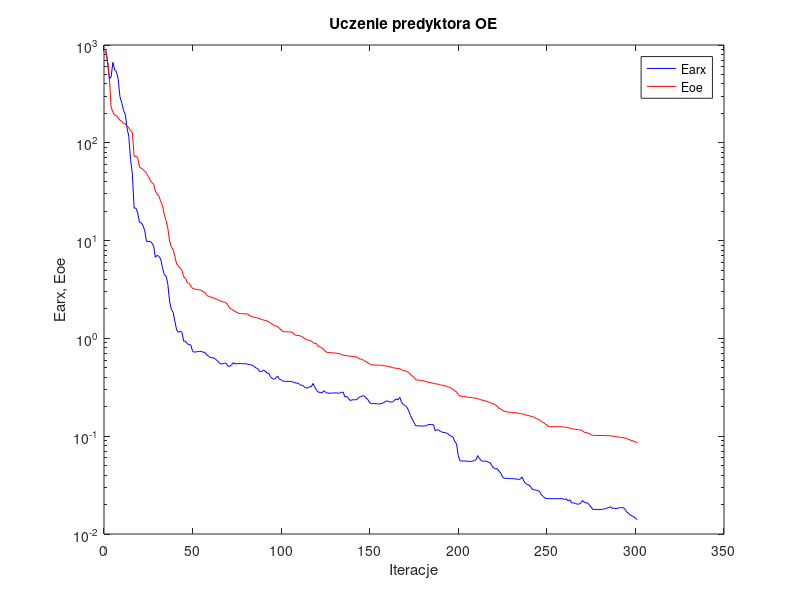
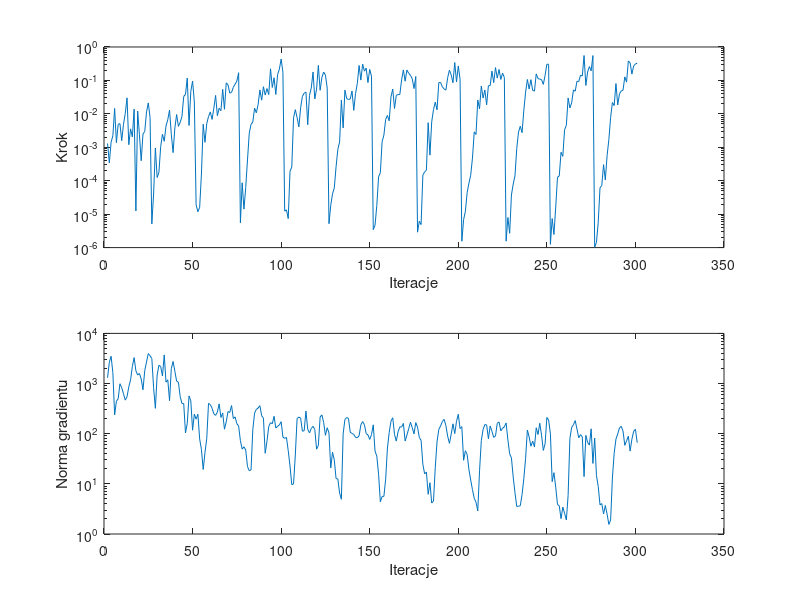

Source code (MATLAB) for these figures, in order:
%uczenie predyktora oe
clear all;
n=0; farx(n+1)=8.758389e+002; foe(n+1)=8.807938e+002; wspucz(n+1)=0.000000e+000; ng(n+1)=0.000000e+000;
%odnowa zmiennej metryki
n=1; farx(n+1)=6.721209e+002; foe(n+1)=6.945065e+002; krok(n+1)=1.300439e-003; ng(n+1)=1.304421e+003;
n=2; farx(n+1)=4.494498e+002; foe(n+1)=4.778356e+002; krok(n+1)=3.428360e-004; ng(n+1)=2.655628e+003;
n=3; farx(n+1)=4.706287e+002; foe(n+1)=2.317148e+002; krok(n+1)=1.423724e-003; ng(n+1)=3.500346e+003;
n=4; farx(n+1)=6.643532e+002; foe(n+1)=2.058330e+002; krok(n+1)=2.201622e-003; ng(n+1)=1.648323e+003;
n=5; farx(n+1)=5.554486e+002; foe(n+1)=1.918344e+002; krok(n+1)=1.450364e-002; ng(n+1)=2.371018e+002;
n=6; farx(n+1)=5.364265e+002; foe(n+1)=1.894727e+002; krok(n+1)=1.371344e-003; ng(n+1)=4.446062e+002;
n=7; farx(n+1)=4.476704e+002; foe(n+1)=1.819919e+002; krok(n+1)=4.889122e-003; ng(n+1)=4.983734e+002;
n=8; farx(n+1)=2.963967e+002; foe(n+1)=1.691740e+002; krok(n+1)=5.107684e-003; ng(n+1)=9.908904e+002;
n=9; farx(n+1)=2.568842e+002; foe(n+1)=1.663501e+002; krok(n+1)=1.581052e-003; ng(n+1)=8.233479e+002;
n=10; farx(n+1)=2.159790e+002; foe(n+1)=1.580258e+002; krok(n+1)=4.904166e-003; ng(n+1)=6.269293e+002;
n=11; farx(n+1)=1.959312e+002; foe(n+1)=1.563416e+002; krok(n+1)=1.027811e-002; ng(n+1)=4.671212e+002;
n=12; farx(n+1)=1.420659e+002; foe(n+1)=1.475795e+002; krok(n+1)=3.010907e-002; ng(n+1)=5.466630e+002;
n=13; farx(n+1)=1.158475e+002; foe(n+1)=1.429743e+002; krok(n+1)=1.191677e-003; ng(n+1)=8.604697e+002;
n=14; farx(n+1)=6.761900e+001; foe(n+1)=1.327655e+002; krok(n+1)=3.559503e-003; ng(n+1)=1.185518e+003;
n=15; farx(n+1)=4.816681e+001; foe(n+1)=1.277108e+002; krok(n+1)=2.048333e-003; ng(n+1)=2.182831e+003;
n=16; farx(n+1)=2.151376e+001; foe(n+1)=7.275560e+001; krok(n+1)=1.382426e-002; ng(n+1)=3.294445e+003;
n=17; farx(n+1)=2.149992e+001; foe(n+1)=7.267341e+001; krok(n+1)=1.246120e-005; ng(n+1)=1.795170e+003;
n=18; farx(n+1)=1.920437e+001; foe(n+1)=7.034376e+001; krok(n+1)=1.210026e-002; ng(n+1)=1.479643e+003;
n=19; farx(n+1)=1.542627e+001; foe(n+1)=5.636938e+001; krok(n+1)=2.363686e-003; ng(n+1)=1.584054e+003;
n=20; farx(n+1)=1.514971e+001; foe(n+1)=5.512602e+001; krok(n+1)=3.968650e-004; ng(n+1)=1.235186e+003;
n=21; farx(n+1)=1.435347e+001; foe(n+1)=5.352639e+001; krok(n+1)=2.487486e-003; ng(n+1)=7.518870e+002;
n=22; farx(n+1)=1.258800e+001; foe(n+1)=5.095522e+001; krok(n+1)=2.973498e-003; ng(n+1)=1.815615e+003;
n=23; farx(n+1)=9.839076e+000; foe(n+1)=4.879595e+001; krok(n+1)=1.139839e-002; ng(n+1)=2.698282e+003;
n=24; farx(n+1)=9.776941e+000; foe(n+1)=4.508327e+001; krok(n+1)=2.128042e-002; ng(n+1)=3.958855e+003;
n=25; farx(n+1)=9.813067e+000; foe(n+1)=4.167862e+001; krok(n+1)=7.737158e-003; ng(n+1)=3.588906e+003;
%odnowa zmiennej metryki
n=26; farx(n+1)=9.463517e+000; foe(n+1)=3.918980e+001; krok(n+1)=5.092312e-006; ng(n+1)=3.154804e+003;
n=27; farx(n+1)=8.821834e+000; foe(n+1)=3.792112e+001; krok(n+1)=3.999817e-005; ng(n+1)=8.265689e+002;
n=28; farx(n+1)=6.741773e+000; foe(n+1)=3.217542e+001; krok(n+1)=9.481985e-004; ng(n+1)=3.207311e+002;
n=29; farx(n+1)=7.073799e+000; foe(n+1)=2.987406e+001; krok(n+1)=1.248592e-004; ng(n+1)=1.479499e+003;
n=30; farx(n+1)=6.885937e+000; foe(n+1)=2.854732e+001; krok(n+1)=1.779656e-004; ng(n+1)=2.312695e+003;
n=31; farx(n+1)=6.492709e+000; foe(n+1)=2.512677e+001; krok(n+1)=1.053016e-003; ng(n+1)=2.178397e+003;
n=32; farx(n+1)=5.281181e+000; foe(n+1)=2.285531e+001; krok(n+1)=2.444561e-003; ng(n+1)=1.414219e+003;
n=33; farx(n+1)=4.484126e+000; foe(n+1)=1.847704e+001; krok(n+1)=1.511553e-003; ng(n+1)=3.723821e+003;
n=34; farx(n+1)=4.351954e+000; foe(n+1)=1.606496e+001; krok(n+1)=4.334641e-003; ng(n+1)=1.065903e+003;
n=35; farx(n+1)=3.617047e+000; foe(n+1)=1.351882e+001; krok(n+1)=6.718810e-003; ng(n+1)=1.188731e+003;
n=36; farx(n+1)=2.410497e+000; foe(n+1)=9.928543e+000; krok(n+1)=1.301252e-002; ng(n+1)=4.550461e+002;
n=37; farx(n+1)=1.985049e+000; foe(n+1)=8.651453e+000; krok(n+1)=2.433134e-003; ng(n+1)=1.989881e+003;
n=38; farx(n+1)=1.850560e+000; foe(n+1)=8.130304e+000; krok(n+1)=6.935224e-004; ng(n+1)=2.761480e+003;
n=39; farx(n+1)=1.500105e+000; foe(n+1)=6.904003e+000; krok(n+1)=3.801047e-003; ng(n+1)=1.757757e+003;
n=40; farx(n+1)=1.218534e+000; foe(n+1)=5.765737e+000; krok(n+1)=9.555317e-003; ng(n+1)=1.114215e+003;
n=41; farx(n+1)=1.155516e+000; foe(n+1)=5.476795e+000; krok(n+1)=4.235590e-003; ng(n+1)=1.064865e+003;
n=42; farx(n+1)=1.184479e+000; foe(n+1)=5.215023e+000; krok(n+1)=5.557598e-003; ng(n+1)=5.527531e+002;
n=43; farx(n+1)=1.152323e+000; foe(n+1)=4.959195e+000; krok(n+1)=8.307419e-003; ng(n+1)=3.995543e+002;
n=44; farx(n+1)=9.350940e-001; foe(n+1)=4.261096e+000; krok(n+1)=3.320390e-002; ng(n+1)=3.986191e+002;
n=45; farx(n+1)=9.407837e-001; foe(n+1)=4.116025e+000; krok(n+1)=3.822127e-002; ng(n+1)=1.038029e+002;
n=46; farx(n+1)=8.812816e-001; foe(n+1)=3.718772e+000; krok(n+1)=1.178633e-001; ng(n+1)=1.606590e+002;
n=47; farx(n+1)=8.664335e-001; foe(n+1)=3.651291e+000; krok(n+1)=4.494346e-003; ng(n+1)=5.668284e+002;
n=48; farx(n+1)=8.555935e-001; foe(n+1)=3.451589e+000; krok(n+1)=4.686838e-002; ng(n+1)=4.521842e+002;
n=49; farx(n+1)=7.374712e-001; foe(n+1)=3.235301e+000; krok(n+1)=9.570725e-002; ng(n+1)=1.174448e+002;
n=50; farx(n+1)=7.225920e-001; foe(n+1)=3.208617e+000; krok(n+1)=2.258989e-002; ng(n+1)=2.454930e+002;
%odnowa zmiennej metryki
n=51; farx(n+1)=7.287242e-001; foe(n+1)=3.176666e+000; krok(n+1)=1.900886e-005; ng(n+1)=1.950664e+002;
n=52; farx(n+1)=7.329593e-001; foe(n+1)=3.142846e+000; krok(n+1)=1.181238e-005; ng(n+1)=2.439651e+002;
n=53; farx(n+1)=7.347466e-001; foe(n+1)=3.136753e+000; krok(n+1)=1.608814e-005; ng(n+1)=7.847282e+001;
n=54; farx(n+1)=7.364434e-001; foe(n+1)=3.113928e+000; krok(n+1)=1.596151e-004; ng(n+1)=4.822800e+001;
n=55; farx(n+1)=7.216263e-001; foe(n+1)=2.986865e+000; krok(n+1)=4.884963e-003; ng(n+1)=1.936920e+001;
n=56; farx(n+1)=7.185135e-001; foe(n+1)=2.962064e+000; krok(n+1)=1.409080e-003; ng(n+1)=4.213503e+001;
n=57; farx(n+1)=6.790857e-001; foe(n+1)=2.756870e+000; krok(n+1)=5.097234e-003; ng(n+1)=8.029461e+001;
n=58; farx(n+1)=6.585669e-001; foe(n+1)=2.689528e+000; krok(n+1)=8.300976e-003; ng(n+1)=4.035168e+002;
n=59; farx(n+1)=6.389756e-001; foe(n+1)=2.657519e+000; krok(n+1)=1.142218e-002; ng(n+1)=3.805801e+002;
n=60; farx(n+1)=6.334688e-001; foe(n+1)=2.616682e+000; krok(n+1)=6.817777e-003; ng(n+1)=3.219481e+002;
n=61; farx(n+1)=6.319805e-001; foe(n+1)=2.584221e+000; krok(n+1)=1.473291e-002; ng(n+1)=2.490650e+002;
n=62; farx(n+1)=6.107696e-001; foe(n+1)=2.539729e+000; krok(n+1)=3.556534e-002; ng(n+1)=2.320712e+002;
n=63; farx(n+1)=5.921356e-001; foe(n+1)=2.498701e+000; krok(n+1)=8.839546e-003; ng(n+1)=2.694206e+002;
n=64; farx(n+1)=5.646059e-001; foe(n+1)=2.442922e+000; krok(n+1)=1.473291e-002; ng(n+1)=3.934100e+002;
n=65; farx(n+1)=5.463730e-001; foe(n+1)=2.397681e+000; krok(n+1)=1.238474e-002; ng(n+1)=2.109505e+002;
n=66; farx(n+1)=5.498566e-001; foe(n+1)=2.367302e+000; krok(n+1)=5.397089e-002; ng(n+1)=2.588673e+002;
n=67; farx(n+1)=5.564071e-001; foe(n+1)=2.353003e+000; krok(n+1)=1.370811e-002; ng(n+1)=1.229778e+002;
n=68; farx(n+1)=5.574698e-001; foe(n+1)=2.300043e+000; krok(n+1)=8.430727e-002; ng(n+1)=1.725421e+002;
n=69; farx(n+1)=5.189095e-001; foe(n+1)=2.178061e+000; krok(n+1)=7.384818e-002; ng(n+1)=2.769774e+002;
n=70; farx(n+1)=5.183691e-001; foe(n+1)=2.041615e+000; krok(n+1)=4.166678e-002; ng(n+1)=2.650799e+002;
n=71; farx(n+1)=5.375951e-001; foe(n+1)=1.982588e+000; krok(n+1)=4.382471e-002; ng(n+1)=3.634234e+002;
n=72; farx(n+1)=5.643319e-001; foe(n+1)=1.938794e+000; krok(n+1)=6.225707e-002; ng(n+1)=2.003750e+002;
n=73; farx(n+1)=5.479544e-001; foe(n+1)=1.885290e+000; krok(n+1)=7.729026e-002; ng(n+1)=2.162853e+002;
n=74; farx(n+1)=5.506571e-001; foe(n+1)=1.849562e+000; krok(n+1)=9.544653e-002; ng(n+1)=1.583314e+002;
n=75; farx(n+1)=5.539454e-001; foe(n+1)=1.800014e+000; krok(n+1)=1.702433e-001; ng(n+1)=1.420894e+002;
%odnowa zmiennej metryki
n=76; farx(n+1)=5.535984e-001; foe(n+1)=1.798062e+000; krok(n+1)=5.523363e-006; ng(n+1)=7.243205e+001;
n=77; farx(n+1)=5.506270e-001; foe(n+1)=1.788366e+000; krok(n+1)=8.669030e-005; ng(n+1)=4.916510e+001;
n=78; farx(n+1)=5.502780e-001; foe(n+1)=1.786050e+000; krok(n+1)=1.414532e-005; ng(n+1)=5.499860e+001;
n=79; farx(n+1)=5.503506e-001; foe(n+1)=1.780240e+000; krok(n+1)=6.234382e-005; ng(n+1)=4.734372e+001;
n=80; farx(n+1)=5.465744e-001; foe(n+1)=1.771910e+000; krok(n+1)=4.187132e-004; ng(n+1)=2.214679e+001;
n=81; farx(n+1)=5.403174e-001; foe(n+1)=1.729321e+000; krok(n+1)=2.660052e-003; ng(n+1)=1.824123e+001;
n=82; farx(n+1)=5.370910e-001; foe(n+1)=1.682692e+000; krok(n+1)=4.862884e-003; ng(n+1)=1.892806e+001;
n=83; farx(n+1)=5.266578e-001; foe(n+1)=1.654842e+000; krok(n+1)=5.711090e-003; ng(n+1)=1.199693e+002;
n=84; farx(n+1)=5.111805e-001; foe(n+1)=1.643416e+000; krok(n+1)=1.481850e-002; ng(n+1)=2.569583e+002;
n=85; farx(n+1)=4.973623e-001; foe(n+1)=1.632649e+000; krok(n+1)=1.073668e-002; ng(n+1)=3.050923e+002;
n=86; farx(n+1)=4.843646e-001; foe(n+1)=1.617514e+000; krok(n+1)=1.913246e-002; ng(n+1)=3.249920e+002;
n=87; farx(n+1)=4.584773e-001; foe(n+1)=1.585019e+000; krok(n+1)=5.197516e-002; ng(n+1)=3.619938e+002;
n=88; farx(n+1)=4.561918e-001; foe(n+1)=1.564603e+000; krok(n+1)=2.569070e-002; ng(n+1)=2.279794e+002;
n=89; farx(n+1)=4.751140e-001; foe(n+1)=1.540389e+000; krok(n+1)=6.479315e-002; ng(n+1)=2.044130e+002;
n=90; farx(n+1)=4.628473e-001; foe(n+1)=1.527208e+000; krok(n+1)=3.669314e-002; ng(n+1)=4.074677e+001;
n=91; farx(n+1)=4.424424e-001; foe(n+1)=1.512650e+000; krok(n+1)=5.715876e-002; ng(n+1)=7.070450e+001;
n=92; farx(n+1)=4.397077e-001; foe(n+1)=1.472375e+000; krok(n+1)=3.769903e-002; ng(n+1)=1.396350e+002;
n=93; farx(n+1)=4.040929e-001; foe(n+1)=1.437049e+000; krok(n+1)=2.230542e-001; ng(n+1)=1.660042e+002;
n=94; farx(n+1)=3.893810e-001; foe(n+1)=1.395029e+000; krok(n+1)=6.153853e-002; ng(n+1)=1.579459e+002;
n=95; farx(n+1)=3.815243e-001; foe(n+1)=1.350603e+000; krok(n+1)=1.202721e-001; ng(n+1)=2.226562e+002;
n=96; farx(n+1)=3.934120e-001; foe(n+1)=1.339364e+000; krok(n+1)=3.794479e-002; ng(n+1)=1.295502e+002;
n=97; farx(n+1)=4.132340e-001; foe(n+1)=1.322078e+000; krok(n+1)=1.492217e-001; ng(n+1)=1.408311e+002;
n=98; farx(n+1)=3.809141e-001; foe(n+1)=1.271930e+000; krok(n+1)=2.182112e-001; ng(n+1)=1.494562e+002;
n=99; farx(n+1)=3.778528e-001; foe(n+1)=1.215667e+000; krok(n+1)=4.352152e-001; ng(n+1)=1.733304e+002;
n=100; farx(n+1)=3.647041e-001; foe(n+1)=1.176763e+000; krok(n+1)=1.752988e-001; ng(n+1)=8.593643e+001;
%odnowa zmiennej metryki
n=101; farx(n+1)=3.643227e-001; foe(n+1)=1.172646e+000; krok(n+1)=1.234279e-005; ng(n+1)=8.088206e+001;
n=102; farx(n+1)=3.634721e-001; foe(n+1)=1.167306e+000; krok(n+1)=1.344623e-005; ng(n+1)=8.402979e+001;
n=103; farx(n+1)=3.630984e-001; foe(n+1)=1.166024e+000; krok(n+1)=7.359719e-006; ng(n+1)=4.598471e+001;
n=104; farx(n+1)=3.632735e-001; foe(n+1)=1.162227e+000; krok(n+1)=1.912147e-004; ng(n+1)=2.273297e+001;
n=105; farx(n+1)=3.620158e-001; foe(n+1)=1.160808e+000; krok(n+1)=2.559644e-004; ng(n+1)=9.617487e+000;
n=106; farx(n+1)=3.560436e-001; foe(n+1)=1.124131e+000; krok(n+1)=7.626318e-003; ng(n+1)=9.975974e+000;
n=107; farx(n+1)=3.510961e-001; foe(n+1)=1.080582e+000; krok(n+1)=1.333847e-002; ng(n+1)=3.770163e+001;
n=108; farx(n+1)=3.490419e-001; foe(n+1)=1.074428e+000; krok(n+1)=7.805422e-003; ng(n+1)=1.997320e+002;
n=109; farx(n+1)=3.450487e-001; foe(n+1)=1.071321e+000; krok(n+1)=4.080593e-003; ng(n+1)=2.150854e+002;
n=110; farx(n+1)=3.316999e-001; foe(n+1)=1.057400e+000; krok(n+1)=1.526430e-002; ng(n+1)=2.044881e+002;
n=111; farx(n+1)=3.326131e-001; foe(n+1)=1.035361e+000; krok(n+1)=3.351559e-002; ng(n+1)=1.120630e+002;
n=112; farx(n+1)=3.204463e-001; foe(n+1)=1.012987e+000; krok(n+1)=4.134280e-002; ng(n+1)=1.146867e+002;
n=113; farx(n+1)=3.108492e-001; foe(n+1)=9.716211e-001; krok(n+1)=4.486659e-002; ng(n+1)=2.832459e+002;
n=114; farx(n+1)=3.125003e-001; foe(n+1)=9.672929e-001; krok(n+1)=4.733030e-003; ng(n+1)=1.222708e+002;
n=115; farx(n+1)=3.200325e-001; foe(n+1)=9.516445e-001; krok(n+1)=3.585307e-002; ng(n+1)=1.038067e+002;
n=116; farx(n+1)=3.199235e-001; foe(n+1)=9.403537e-001; krok(n+1)=5.893163e-002; ng(n+1)=1.273889e+002;
n=117; farx(n+1)=3.461837e-001; foe(n+1)=9.073977e-001; krok(n+1)=1.778431e-001; ng(n+1)=1.399745e+002;
n=118; farx(n+1)=3.160506e-001; foe(n+1)=8.890432e-001; krok(n+1)=2.788178e-002; ng(n+1)=1.212439e+002;
n=119; farx(n+1)=2.959714e-001; foe(n+1)=8.836206e-001; krok(n+1)=5.507577e-002; ng(n+1)=4.912897e+001;
n=120; farx(n+1)=2.810829e-001; foe(n+1)=8.273455e-001; krok(n+1)=2.818076e-001; ng(n+1)=5.809532e+001;
n=121; farx(n+1)=2.818600e-001; foe(n+1)=8.182222e-001; krok(n+1)=5.079872e-002; ng(n+1)=2.153730e+002;
n=122; farx(n+1)=2.763159e-001; foe(n+1)=7.975706e-001; krok(n+1)=1.228837e-001; ng(n+1)=2.370890e+002;
n=123; farx(n+1)=2.907831e-001; foe(n+1)=7.700182e-001; krok(n+1)=1.778431e-001; ng(n+1)=1.669107e+002;
n=124; farx(n+1)=2.825236e-001; foe(n+1)=7.413369e-001; krok(n+1)=1.447238e-001; ng(n+1)=9.284555e+001;
n=125; farx(n+1)=2.756934e-001; foe(n+1)=7.171600e-001; krok(n+1)=5.893163e-002; ng(n+1)=1.313890e+002;
%odnowa zmiennej metryki
n=126; farx(n+1)=2.751737e-001; foe(n+1)=7.146947e-001; krok(n+1)=5.190665e-006; ng(n+1)=1.036236e+002;
n=127; farx(n+1)=2.751657e-001; foe(n+1)=7.143873e-001; krok(n+1)=1.846630e-005; ng(n+1)=2.078718e+001;
n=128; farx(n+1)=2.764851e-001; foe(n+1)=7.116918e-001; krok(n+1)=4.037383e-005; ng(n+1)=4.265485e+001;
n=129; farx(n+1)=2.769125e-001; foe(n+1)=7.096724e-001; krok(n+1)=6.094597e-005; ng(n+1)=3.015871e+001;
n=130; farx(n+1)=2.774318e-001; foe(n+1)=7.079790e-001; krok(n+1)=2.609151e-004; ng(n+1)=1.272387e+001;
n=131; farx(n+1)=2.758744e-001; foe(n+1)=7.002438e-001; krok(n+1)=8.650734e-004; ng(n+1)=1.256641e+001;
n=132; farx(n+1)=2.757306e-001; foe(n+1)=6.981015e-001; krok(n+1)=1.441974e-003; ng(n+1)=6.558055e+000;
n=133; farx(n+1)=2.798340e-001; foe(n+1)=6.816313e-001; krok(n+1)=2.571046e-002; ng(n+1)=4.929193e+000;
n=134; farx(n+1)=2.827570e-001; foe(n+1)=6.747682e-001; krok(n+1)=3.795826e-003; ng(n+1)=9.949973e+001;
n=135; farx(n+1)=2.519386e-001; foe(n+1)=6.686718e-001; krok(n+1)=5.122362e-002; ng(n+1)=1.923491e+002;
n=136; farx(n+1)=2.554134e-001; foe(n+1)=6.642280e-001; krok(n+1)=2.865996e-002; ng(n+1)=2.098155e+002;
n=137; farx(n+1)=2.440740e-001; foe(n+1)=6.606135e-001; krok(n+1)=2.680031e-002; ng(n+1)=2.017310e+002;
n=138; farx(n+1)=2.312592e-001; foe(n+1)=6.572656e-001; krok(n+1)=2.788265e-002; ng(n+1)=1.072204e+002;
n=139; farx(n+1)=2.354918e-001; foe(n+1)=6.531434e-001; krok(n+1)=4.828142e-002; ng(n+1)=1.011818e+002;
n=140; farx(n+1)=2.357541e-001; foe(n+1)=6.511248e-001; krok(n+1)=1.275465e-002; ng(n+1)=9.662900e+001;
n=141; farx(n+1)=2.354458e-001; foe(n+1)=6.467381e-001; krok(n+1)=4.076532e-002; ng(n+1)=8.427855e+001;
n=142; farx(n+1)=2.396651e-001; foe(n+1)=6.400392e-001; krok(n+1)=8.139610e-002; ng(n+1)=8.309903e+001;
n=143; farx(n+1)=2.502889e-001; foe(n+1)=6.201448e-001; krok(n+1)=2.800362e-001; ng(n+1)=9.064933e+001;
n=144; farx(n+1)=2.539350e-001; foe(n+1)=6.153212e-001; krok(n+1)=1.024273e-001; ng(n+1)=1.503816e+002;
n=145; farx(n+1)=2.585372e-001; foe(n+1)=6.067223e-001; krok(n+1)=3.075863e-001; ng(n+1)=1.747890e+002;
n=146; farx(n+1)=2.584800e-001; foe(n+1)=5.916676e-001; krok(n+1)=1.892969e-001; ng(n+1)=1.513429e+002;
n=147; farx(n+1)=2.453171e-001; foe(n+1)=5.733485e-001; krok(n+1)=2.340680e-001; ng(n+1)=1.004762e+002;
n=148; farx(n+1)=2.364185e-001; foe(n+1)=5.643327e-001; krok(n+1)=8.610785e-002; ng(n+1)=9.488413e+001;
n=149; farx(n+1)=2.193239e-001; foe(n+1)=5.458455e-001; krok(n+1)=2.133995e-001; ng(n+1)=7.678748e+001;
n=150; farx(n+1)=2.151611e-001; foe(n+1)=5.392931e-001; krok(n+1)=1.335885e-001; ng(n+1)=9.571569e+001;
%odnowa zmiennej metryki
n=151; farx(n+1)=2.152483e-001; foe(n+1)=5.355538e-001; krok(n+1)=3.436468e-006; ng(n+1)=1.502580e+002;
n=152; farx(n+1)=2.152399e-001; foe(n+1)=5.350458e-001; krok(n+1)=4.659371e-006; ng(n+1)=4.496933e+001;
n=153; farx(n+1)=2.148551e-001; foe(n+1)=5.340230e-001; krok(n+1)=1.821554e-005; ng(n+1)=3.569829e+001;
n=154; farx(n+1)=2.142487e-001; foe(n+1)=5.329292e-001; krok(n+1)=1.306689e-004; ng(n+1)=1.557231e+001;
n=155; farx(n+1)=2.143859e-001; foe(n+1)=5.327212e-001; krok(n+1)=1.736749e-004; ng(n+1)=4.385634e+000;
n=156; farx(n+1)=2.167189e-001; foe(n+1)=5.304205e-001; krok(n+1)=1.473654e-003; ng(n+1)=5.612976e+000;
n=157; farx(n+1)=2.207974e-001; foe(n+1)=5.271777e-001; krok(n+1)=2.312019e-003; ng(n+1)=5.633344e+000;
n=158; farx(n+1)=2.277994e-001; foe(n+1)=5.221530e-001; krok(n+1)=6.853004e-003; ng(n+1)=1.239978e+001;
n=159; farx(n+1)=2.293053e-001; foe(n+1)=5.184269e-001; krok(n+1)=8.966852e-003; ng(n+1)=5.172354e+001;
n=160; farx(n+1)=2.254659e-001; foe(n+1)=5.146428e-001; krok(n+1)=6.192369e-003; ng(n+1)=1.056591e+002;
n=161; farx(n+1)=2.228981e-001; foe(n+1)=5.098290e-001; krok(n+1)=3.221469e-002; ng(n+1)=1.777488e+002;
n=162; farx(n+1)=2.247185e-001; foe(n+1)=5.016929e-001; krok(n+1)=5.507577e-002; ng(n+1)=2.078788e+002;
n=163; farx(n+1)=2.328271e-001; foe(n+1)=4.985602e-001; krok(n+1)=1.450364e-002; ng(n+1)=9.671423e+001;
n=164; farx(n+1)=2.406063e-001; foe(n+1)=4.944886e-001; krok(n+1)=3.585307e-002; ng(n+1)=7.113813e+001;
n=165; farx(n+1)=2.354175e-001; foe(n+1)=4.924595e-001; krok(n+1)=3.766857e-002; ng(n+1)=1.094472e+002;
n=166; farx(n+1)=2.497404e-001; foe(n+1)=4.893079e-001; krok(n+1)=3.789541e-002; ng(n+1)=1.366336e+002;
n=167; farx(n+1)=2.211591e-001; foe(n+1)=4.778505e-001; krok(n+1)=1.036878e-001; ng(n+1)=1.357210e+002;
n=168; farx(n+1)=2.106727e-001; foe(n+1)=4.698773e-001; krok(n+1)=2.063035e-001; ng(n+1)=1.603914e+002;
n=169; farx(n+1)=2.049412e-001; foe(n+1)=4.662084e-001; krok(n+1)=9.464845e-002; ng(n+1)=7.141631e+001;
n=170; farx(n+1)=1.979723e-001; foe(n+1)=4.576784e-001; krok(n+1)=2.044970e-001; ng(n+1)=9.375033e+001;
n=171; farx(n+1)=1.822866e-001; foe(n+1)=4.486718e-001; krok(n+1)=1.641051e-001; ng(n+1)=1.257181e+002;
n=172; farx(n+1)=1.625691e-001; foe(n+1)=4.275145e-001; krok(n+1)=1.414327e-001; ng(n+1)=1.691121e+002;
n=173; farx(n+1)=1.493922e-001; foe(n+1)=4.131059e-001; krok(n+1)=1.125137e-001; ng(n+1)=1.323557e+002;
n=174; farx(n+1)=1.382335e-001; foe(n+1)=3.999751e-001; krok(n+1)=5.715876e-002; ng(n+1)=9.923197e+001;
n=175; farx(n+1)=1.277701e-001; foe(n+1)=3.780015e-001; krok(n+1)=1.308949e-001; ng(n+1)=1.662888e+002;
%odnowa zmiennej metryki
n=176; farx(n+1)=1.277254e-001; foe(n+1)=3.755586e-001; krok(n+1)=2.891779e-006; ng(n+1)=1.347414e+002;
n=177; farx(n+1)=1.276121e-001; foe(n+1)=3.735421e-001; krok(n+1)=6.147541e-006; ng(n+1)=8.448618e+001;
n=178; farx(n+1)=1.273113e-001; foe(n+1)=3.720741e-001; krok(n+1)=4.886358e-006; ng(n+1)=7.328635e+001;
n=179; farx(n+1)=1.270310e-001; foe(n+1)=3.681585e-001; krok(n+1)=1.477304e-004; ng(n+1)=2.467665e+001;
n=180; farx(n+1)=1.273046e-001; foe(n+1)=3.660793e-001; krok(n+1)=1.837317e-004; ng(n+1)=1.582969e+001;
n=181; farx(n+1)=1.282217e-001; foe(n+1)=3.630085e-001; krok(n+1)=2.064885e-004; ng(n+1)=1.723007e+001;
n=182; farx(n+1)=1.314556e-001; foe(n+1)=3.554351e-001; krok(n+1)=5.433546e-003; ng(n+1)=6.188940e+000;
n=183; farx(n+1)=1.318278e-001; foe(n+1)=3.530653e-001; krok(n+1)=5.828972e-004; ng(n+1)=1.052462e+001;
n=184; farx(n+1)=1.318157e-001; foe(n+1)=3.516722e-001; krok(n+1)=5.829556e-003; ng(n+1)=4.142483e+000;
n=185; farx(n+1)=1.306934e-001; foe(n+1)=3.467120e-001; krok(n+1)=1.336226e-002; ng(n+1)=4.523853e+000;
n=186; farx(n+1)=1.135907e-001; foe(n+1)=3.432833e-001; krok(n+1)=2.243330e-002; ng(n+1)=2.110541e+001;
n=187; farx(n+1)=1.164657e-001; foe(n+1)=3.419063e-001; krok(n+1)=1.321526e-002; ng(n+1)=6.908052e+001;
n=188; farx(n+1)=1.150210e-001; foe(n+1)=3.398455e-001; krok(n+1)=8.569436e-002; ng(n+1)=1.213029e+002;
n=189; farx(n+1)=1.119853e-001; foe(n+1)=3.355917e-001; krok(n+1)=8.693674e-002; ng(n+1)=1.429417e+002;
n=190; farx(n+1)=1.098172e-001; foe(n+1)=3.320449e-001; krok(n+1)=6.423218e-002; ng(n+1)=1.746395e+002;
n=191; farx(n+1)=1.089466e-001; foe(n+1)=3.283750e-001; krok(n+1)=5.576355e-002; ng(n+1)=1.934583e+002;
n=192; farx(n+1)=1.083554e-001; foe(n+1)=3.259764e-001; krok(n+1)=5.119273e-002; ng(n+1)=1.446686e+002;
n=193; farx(n+1)=1.062604e-001; foe(n+1)=3.205985e-001; krok(n+1)=1.209148e-001; ng(n+1)=8.911443e+001;
n=194; farx(n+1)=1.023327e-001; foe(n+1)=3.152430e-001; krok(n+1)=2.031949e-001; ng(n+1)=6.416606e+001;
n=195; farx(n+1)=1.002094e-001; foe(n+1)=3.097528e-001; krok(n+1)=1.464036e-001; ng(n+1)=9.864619e+001;
n=196; farx(n+1)=9.819626e-002; foe(n+1)=3.014344e-001; krok(n+1)=8.512166e-002; ng(n+1)=1.573176e+002;
n=197; farx(n+1)=8.846927e-002; foe(n+1)=2.905108e-001; krok(n+1)=3.427774e-001; ng(n+1)=1.003503e+002;
n=198; farx(n+1)=8.382220e-002; foe(n+1)=2.852460e-001; krok(n+1)=9.047997e-002; ng(n+1)=1.766933e+002;
n=199; farx(n+1)=6.311998e-002; foe(n+1)=2.653375e-001; krok(n+1)=2.711458e-001; ng(n+1)=2.438468e+002;
n=200; farx(n+1)=5.584575e-002; foe(n+1)=2.567149e-001; krok(n+1)=1.088038e-001; ng(n+1)=1.265801e+002;
%odnowa zmiennej metryki
n=201; farx(n+1)=5.577370e-002; foe(n+1)=2.556107e-001; krok(n+1)=1.550654e-006; ng(n+1)=1.381410e+002;
n=202; farx(n+1)=5.576836e-002; foe(n+1)=2.553283e-001; krok(n+1)=6.846713e-006; ng(n+1)=2.948591e+001;
n=203; farx(n+1)=5.577826e-002; foe(n+1)=2.542277e-001; krok(n+1)=1.216245e-005; ng(n+1)=4.567951e+001;
n=204; farx(n+1)=5.539487e-002; foe(n+1)=2.508316e-001; krok(n+1)=4.381554e-005; ng(n+1)=3.853658e+001;
n=205; farx(n+1)=5.524579e-002; foe(n+1)=2.495622e-001; krok(n+1)=8.459568e-005; ng(n+1)=1.941744e+001;
n=206; farx(n+1)=5.526970e-002; foe(n+1)=2.487057e-001; krok(n+1)=1.465395e-004; ng(n+1)=1.190594e+001;
n=207; farx(n+1)=5.544492e-002; foe(n+1)=2.478000e-001; krok(n+1)=4.749570e-004; ng(n+1)=7.663971e+000;
n=208; farx(n+1)=5.636905e-002; foe(n+1)=2.454625e-001; krok(n+1)=2.883948e-003; ng(n+1)=5.149293e+000;
n=209; farx(n+1)=5.743535e-002; foe(n+1)=2.445749e-001; krok(n+1)=2.420827e-003; ng(n+1)=4.296151e+000;
n=210; farx(n+1)=6.337405e-002; foe(n+1)=2.419706e-001; krok(n+1)=2.590317e-002; ng(n+1)=2.880012e+000;
n=211; farx(n+1)=5.894815e-002; foe(n+1)=2.382893e-001; krok(n+1)=1.419977e-002; ng(n+1)=1.822744e+001;
n=212; farx(n+1)=5.614652e-002; foe(n+1)=2.346236e-001; krok(n+1)=6.813219e-002; ng(n+1)=7.296848e+001;
n=213; farx(n+1)=5.552877e-002; foe(n+1)=2.332313e-001; krok(n+1)=2.967304e-002; ng(n+1)=1.219633e+002;
n=214; farx(n+1)=5.556473e-002; foe(n+1)=2.300450e-001; krok(n+1)=5.184392e-002; ng(n+1)=1.523773e+002;
n=215; farx(n+1)=5.548491e-002; foe(n+1)=2.283738e-001; krok(n+1)=1.863402e-002; ng(n+1)=1.497500e+002;
n=216; farx(n+1)=5.421453e-002; foe(n+1)=2.243019e-001; krok(n+1)=6.963444e-002; ng(n+1)=7.955680e+001;
n=217; farx(n+1)=5.346968e-002; foe(n+1)=2.207045e-001; krok(n+1)=6.995615e-002; ng(n+1)=1.421963e+002;
n=218; farx(n+1)=4.981670e-002; foe(n+1)=2.160372e-001; krok(n+1)=1.902702e-001; ng(n+1)=1.115401e+002;
n=219; farx(n+1)=4.740500e-002; foe(n+1)=2.132436e-001; krok(n+1)=8.569436e-002; ng(n+1)=8.454899e+001;
n=220; farx(n+1)=4.630526e-002; foe(n+1)=2.089153e-001; krok(n+1)=2.418297e-001; ng(n+1)=9.021178e+001;
n=221; farx(n+1)=4.664120e-002; foe(n+1)=2.029677e-001; krok(n+1)=1.170340e-001; ng(n+1)=1.611166e+002;
n=222; farx(n+1)=4.383847e-002; foe(n+1)=1.928808e-001; krok(n+1)=2.134155e-001; ng(n+1)=1.717221e+002;
n=223; farx(n+1)=4.185847e-002; foe(n+1)=1.890774e-001; krok(n+1)=1.071906e-001; ng(n+1)=1.140637e+002;
n=224; farx(n+1)=3.813382e-002; foe(n+1)=1.838665e-001; krok(n+1)=1.653712e-001; ng(n+1)=1.280180e+002;
n=225; farx(n+1)=3.714706e-002; foe(n+1)=1.800646e-001; krok(n+1)=1.221144e-001; ng(n+1)=1.371558e+002;
%odnowa zmiennej metryki
n=226; farx(n+1)=3.703752e-002; foe(n+1)=1.780138e-001; krok(n+1)=1.554527e-006; ng(n+1)=1.634680e+002;
n=227; farx(n+1)=3.688776e-002; foe(n+1)=1.762692e-001; krok(n+1)=7.964158e-006; ng(n+1)=7.516069e+001;
n=228; farx(n+1)=3.688261e-002; foe(n+1)=1.761199e-001; krok(n+1)=2.674711e-006; ng(n+1)=3.966462e+001;
n=229; farx(n+1)=3.682771e-002; foe(n+1)=1.747181e-001; krok(n+1)=3.740683e-005; ng(n+1)=3.294519e+001;
n=230; farx(n+1)=3.672139e-002; foe(n+1)=1.741211e-001; krok(n+1)=7.964429e-005; ng(n+1)=1.364212e+001;
n=231; farx(n+1)=3.666189e-002; foe(n+1)=1.738870e-001; krok(n+1)=1.399515e-004; ng(n+1)=6.662573e+000;
n=232; farx(n+1)=3.649858e-002; foe(n+1)=1.734344e-001; krok(n+1)=9.232346e-004; ng(n+1)=3.547396e+000;
n=233; farx(n+1)=3.587671e-002; foe(n+1)=1.716894e-001; krok(n+1)=2.855545e-003; ng(n+1)=3.584010e+000;
n=234; farx(n+1)=3.663053e-002; foe(n+1)=1.705080e-001; krok(n+1)=4.267031e-003; ng(n+1)=3.665049e+000;
n=235; farx(n+1)=3.825122e-002; foe(n+1)=1.692729e-001; krok(n+1)=2.739044e-003; ng(n+1)=6.122404e+000;
n=236; farx(n+1)=3.476515e-002; foe(n+1)=1.678119e-001; krok(n+1)=1.285062e-002; ng(n+1)=1.279149e+001;
n=237; farx(n+1)=3.281209e-002; foe(n+1)=1.649174e-001; krok(n+1)=4.446078e-002; ng(n+1)=3.222332e+001;
n=238; farx(n+1)=3.209811e-002; foe(n+1)=1.633364e-001; krok(n+1)=1.067078e-001; ng(n+1)=1.182996e+002;
n=239; farx(n+1)=3.163413e-002; foe(n+1)=1.619703e-001; krok(n+1)=5.507577e-002; ng(n+1)=8.600507e+001;
n=240; farx(n+1)=3.001551e-002; foe(n+1)=1.598558e-001; krok(n+1)=1.053314e-001; ng(n+1)=5.638056e+001;
n=241; farx(n+1)=2.841913e-002; foe(n+1)=1.579141e-001; krok(n+1)=5.004260e-002; ng(n+1)=7.118500e+001;
n=242; farx(n+1)=2.836242e-002; foe(n+1)=1.562650e-001; krok(n+1)=4.797973e-002; ng(n+1)=5.450526e+001;
n=243; farx(n+1)=2.806244e-002; foe(n+1)=1.515278e-001; krok(n+1)=1.568337e-001; ng(n+1)=1.314613e+002;
n=244; farx(n+1)=2.767873e-002; foe(n+1)=1.489013e-001; krok(n+1)=1.134226e-001; ng(n+1)=9.623895e+001;
n=245; farx(n+1)=2.713283e-002; foe(n+1)=1.457949e-001; krok(n+1)=1.093247e-001; ng(n+1)=1.614849e+002;
n=246; farx(n+1)=2.500372e-002; foe(n+1)=1.404121e-001; krok(n+1)=1.057221e-001; ng(n+1)=9.388022e+001;
n=247; farx(n+1)=2.416036e-002; foe(n+1)=1.385902e-001; krok(n+1)=7.602301e-002; ng(n+1)=4.643816e+001;
n=248; farx(n+1)=2.318873e-002; foe(n+1)=1.337509e-001; krok(n+1)=1.414327e-001; ng(n+1)=6.259109e+001;
n=249; farx(n+1)=2.307451e-002; foe(n+1)=1.302850e-001; krok(n+1)=3.056660e-001; ng(n+1)=2.107395e+002;
n=250; farx(n+1)=2.299915e-002; foe(n+1)=1.257782e-001; krok(n+1)=3.023171e-001; ng(n+1)=1.871932e+002;
%odnowa zmiennej metryki
n=251; farx(n+1)=2.299758e-002; foe(n+1)=1.252274e-001; krok(n+1)=1.249943e-006; ng(n+1)=9.958885e+001;
n=252; farx(n+1)=2.299310e-002; foe(n+1)=1.251917e-001; krok(n+1)=7.381362e-006; ng(n+1)=1.106885e+001;
n=253; farx(n+1)=2.298584e-002; foe(n+1)=1.251464e-001; krok(n+1)=2.471149e-006; ng(n+1)=1.669018e+001;
n=254; farx(n+1)=2.299701e-002; foe(n+1)=1.250944e-001; krok(n+1)=1.630719e-005; ng(n+1)=8.598612e+000;
n=255; farx(n+1)=2.298810e-002; foe(n+1)=1.250158e-001; krok(n+1)=1.270414e-004; ng(n+1)=3.881729e+000;
n=256; farx(n+1)=2.298924e-002; foe(n+1)=1.249218e-001; krok(n+1)=1.389822e-004; ng(n+1)=3.648864e+000;
n=257; farx(n+1)=2.299112e-002; foe(n+1)=1.248067e-001; krok(n+1)=7.101242e-004; ng(n+1)=2.021532e+000;
n=258; farx(n+1)=2.290754e-002; foe(n+1)=1.245442e-001; krok(n+1)=5.362293e-004; ng(n+1)=3.442552e+000;
n=259; farx(n+1)=2.247994e-002; foe(n+1)=1.236595e-001; krok(n+1)=3.349706e-003; ng(n+1)=2.581809e+000;
n=260; farx(n+1)=2.296288e-002; foe(n+1)=1.233444e-001; krok(n+1)=4.522618e-003; ng(n+1)=1.907460e+000;
n=261; farx(n+1)=2.174418e-002; foe(n+1)=1.217847e-001; krok(n+1)=2.991958e-002; ng(n+1)=5.923494e+000;
n=262; farx(n+1)=2.245883e-002; foe(n+1)=1.207930e-001; krok(n+1)=1.501192e-002; ng(n+1)=8.028025e+001;
n=263; farx(n+1)=2.074512e-002; foe(n+1)=1.193035e-001; krok(n+1)=2.127270e-002; ng(n+1)=1.334729e+002;
n=264; farx(n+1)=2.083547e-002; foe(n+1)=1.183562e-001; krok(n+1)=5.214880e-002; ng(n+1)=1.504065e+002;
n=265; farx(n+1)=2.051120e-002; foe(n+1)=1.177557e-001; krok(n+1)=4.757597e-002; ng(n+1)=1.826170e+002;
n=266; farx(n+1)=2.026254e-002; foe(n+1)=1.168798e-001; krok(n+1)=9.464845e-002; ng(n+1)=1.238197e+002;
n=267; farx(n+1)=2.018703e-002; foe(n+1)=1.163159e-001; krok(n+1)=9.228634e-002; ng(n+1)=8.288176e+001;
n=268; farx(n+1)=2.053402e-002; foe(n+1)=1.154968e-001; krok(n+1)=1.431809e-001; ng(n+1)=9.578134e+001;
n=269; farx(n+1)=2.195335e-002; foe(n+1)=1.141256e-001; krok(n+1)=1.350958e-001; ng(n+1)=8.685735e+001;
n=270; farx(n+1)=2.129710e-002; foe(n+1)=1.100717e-001; krok(n+1)=5.550159e-001; ng(n+1)=1.396931e+001;
n=271; farx(n+1)=2.072785e-002; foe(n+1)=1.089960e-001; krok(n+1)=7.053511e-002; ng(n+1)=9.279020e+001;
n=272; farx(n+1)=2.086326e-002; foe(n+1)=1.078398e-001; krok(n+1)=1.775417e-001; ng(n+1)=6.686350e+001;
n=273; farx(n+1)=1.971878e-002; foe(n+1)=1.062307e-001; krok(n+1)=2.601236e-001; ng(n+1)=5.925218e+001;
n=274; farx(n+1)=1.887623e-002; foe(n+1)=1.039519e-001; krok(n+1)=1.936041e-001; ng(n+1)=1.251615e+002;
n=275; farx(n+1)=1.782360e-002; foe(n+1)=1.020727e-001; krok(n+1)=5.534700e-001; ng(n+1)=2.553127e+001;
%odnowa zmiennej metryki
n=276; farx(n+1)=1.781133e-002; foe(n+1)=1.017376e-001; krok(n+1)=1.030627e-006; ng(n+1)=8.153291e+001;
n=277; farx(n+1)=1.781205e-002; foe(n+1)=1.017233e-001; krok(n+1)=1.440069e-006; ng(n+1)=1.455394e+001;
n=278; farx(n+1)=1.781956e-002; foe(n+1)=1.017006e-001; krok(n+1)=5.714341e-006; ng(n+1)=8.843835e+000;
n=279; farx(n+1)=1.782717e-002; foe(n+1)=1.016586e-001; krok(n+1)=6.158863e-005; ng(n+1)=3.815230e+000;
n=280; farx(n+1)=1.785883e-002; foe(n+1)=1.016068e-001; krok(n+1)=7.130722e-005; ng(n+1)=4.042656e+000;
n=281; farx(n+1)=1.796301e-002; foe(n+1)=1.015318e-001; krok(n+1)=3.024320e-004; ng(n+1)=2.517412e+000;
n=282; farx(n+1)=1.809821e-002; foe(n+1)=1.014548e-001; krok(n+1)=1.058381e-004; ng(n+1)=3.701918e+000;
n=283; farx(n+1)=1.845086e-002; foe(n+1)=1.012847e-001; krok(n+1)=5.623096e-004; ng(n+1)=2.488973e+000;
n=284; farx(n+1)=1.867632e-002; foe(n+1)=1.011711e-001; krok(n+1)=1.694223e-003; ng(n+1)=1.554223e+000;
n=285; farx(n+1)=1.896282e-002; foe(n+1)=1.006551e-001; krok(n+1)=7.883344e-003; ng(n+1)=1.904955e+000;
n=286; farx(n+1)=1.821751e-002; foe(n+1)=1.001654e-001; krok(n+1)=2.191235e-002; ng(n+1)=1.312633e+001;
n=287; farx(n+1)=1.843988e-002; foe(n+1)=9.970305e-002; krok(n+1)=1.767909e-002; ng(n+1)=4.085651e+001;
n=288; farx(n+1)=1.806900e-002; foe(n+1)=9.875585e-002; krok(n+1)=8.061847e-002; ng(n+1)=7.792843e+001;
n=289; farx(n+1)=1.842537e-002; foe(n+1)=9.824661e-002; krok(n+1)=1.859267e-002; ng(n+1)=9.913146e+001;
n=290; farx(n+1)=1.857969e-002; foe(n+1)=9.769603e-002; krok(n+1)=3.975906e-002; ng(n+1)=1.302966e+002;
n=291; farx(n+1)=1.854788e-002; foe(n+1)=9.697897e-002; krok(n+1)=4.852216e-002; ng(n+1)=1.404149e+002;
n=292; farx(n+1)=1.864759e-002; foe(n+1)=9.642485e-002; krok(n+1)=5.127576e-002; ng(n+1)=1.127437e+002;
n=293; farx(n+1)=1.805007e-002; foe(n+1)=9.571806e-002; krok(n+1)=1.278558e-001; ng(n+1)=5.862601e+001;
n=294; farx(n+1)=1.687116e-002; foe(n+1)=9.483867e-002; krok(n+1)=8.892157e-002; ng(n+1)=7.193857e+001;
n=295; farx(n+1)=1.632901e-002; foe(n+1)=9.278909e-002; krok(n+1)=3.819012e-001; ng(n+1)=8.907938e+001;
n=296; farx(n+1)=1.565301e-002; foe(n+1)=9.149128e-002; krok(n+1)=3.355407e-001; ng(n+1)=4.503229e+001;
n=297; farx(n+1)=1.532163e-002; foe(n+1)=9.020608e-002; krok(n+1)=1.545805e-001; ng(n+1)=7.767504e+001;
n=298; farx(n+1)=1.504959e-002; foe(n+1)=8.913417e-002; krok(n+1)=2.701727e-001; ng(n+1)=1.116662e+002;
n=299; farx(n+1)=1.449234e-002; foe(n+1)=8.719968e-002; krok(n+1)=3.123324e-001; ng(n+1)=1.224367e+002;
n=300; farx(n+1)=1.405404e-002; foe(n+1)=8.582458e-002; krok(n+1)=3.262230e-001; ng(n+1)=6.624729e+001;

figure; semilogy(farx,'b'); hold on; semilogy(foe,'r'); xlabel('Iteracje'); ylabel('Earx, Eoe'); legend('Earx','Eoe'); title('Uczenie predyktora OE');
figure; subplot(2,1,1); semilogy(krok); xlabel('Iteracje'); ylabel('Krok');
subplot(2,1,2); semilogy(ng); xlabel('Iteracje'); ylabel('Norma gradientu');
Earx=farx(n+1)
Eoe=foe(n+1)
